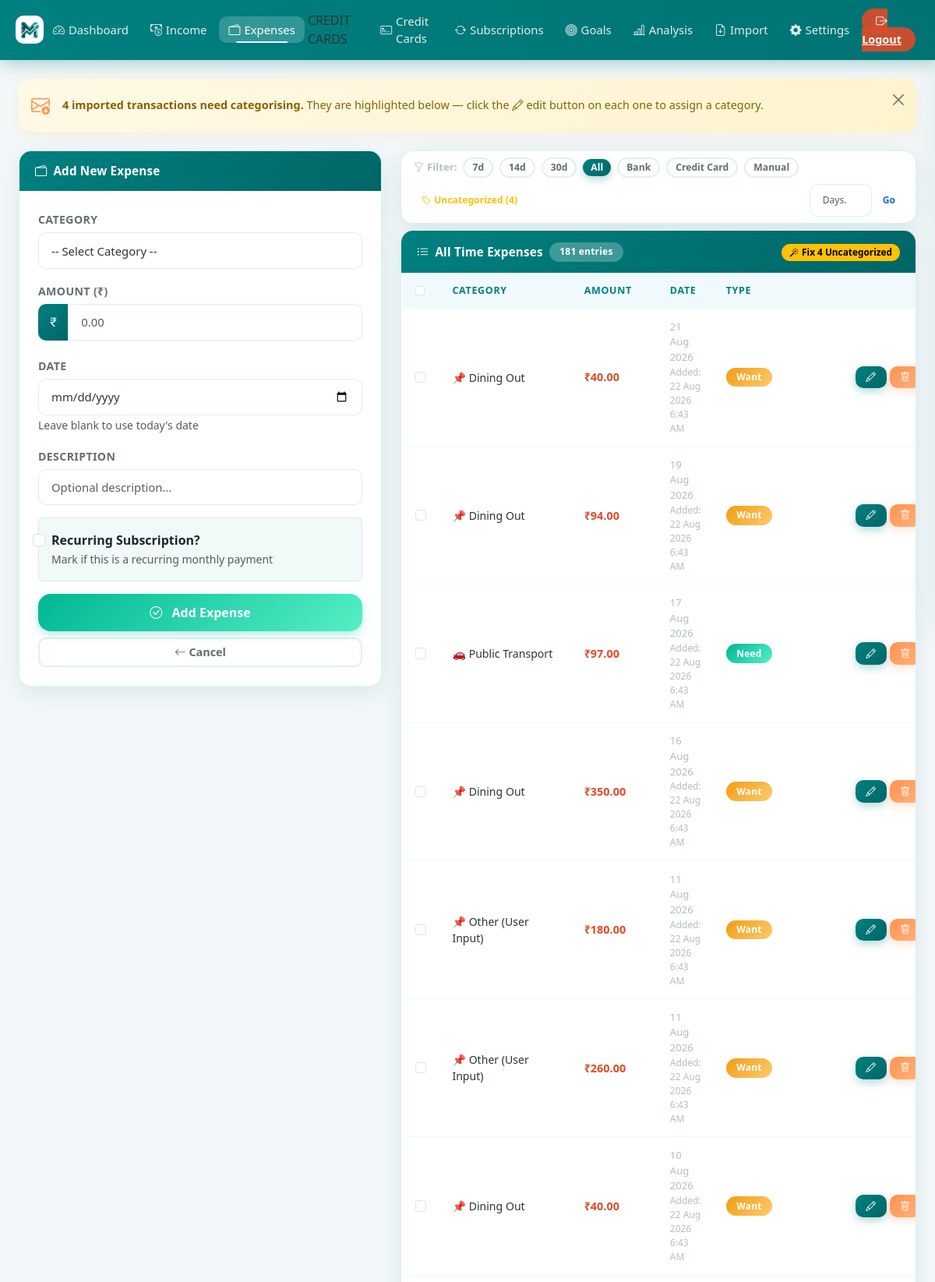
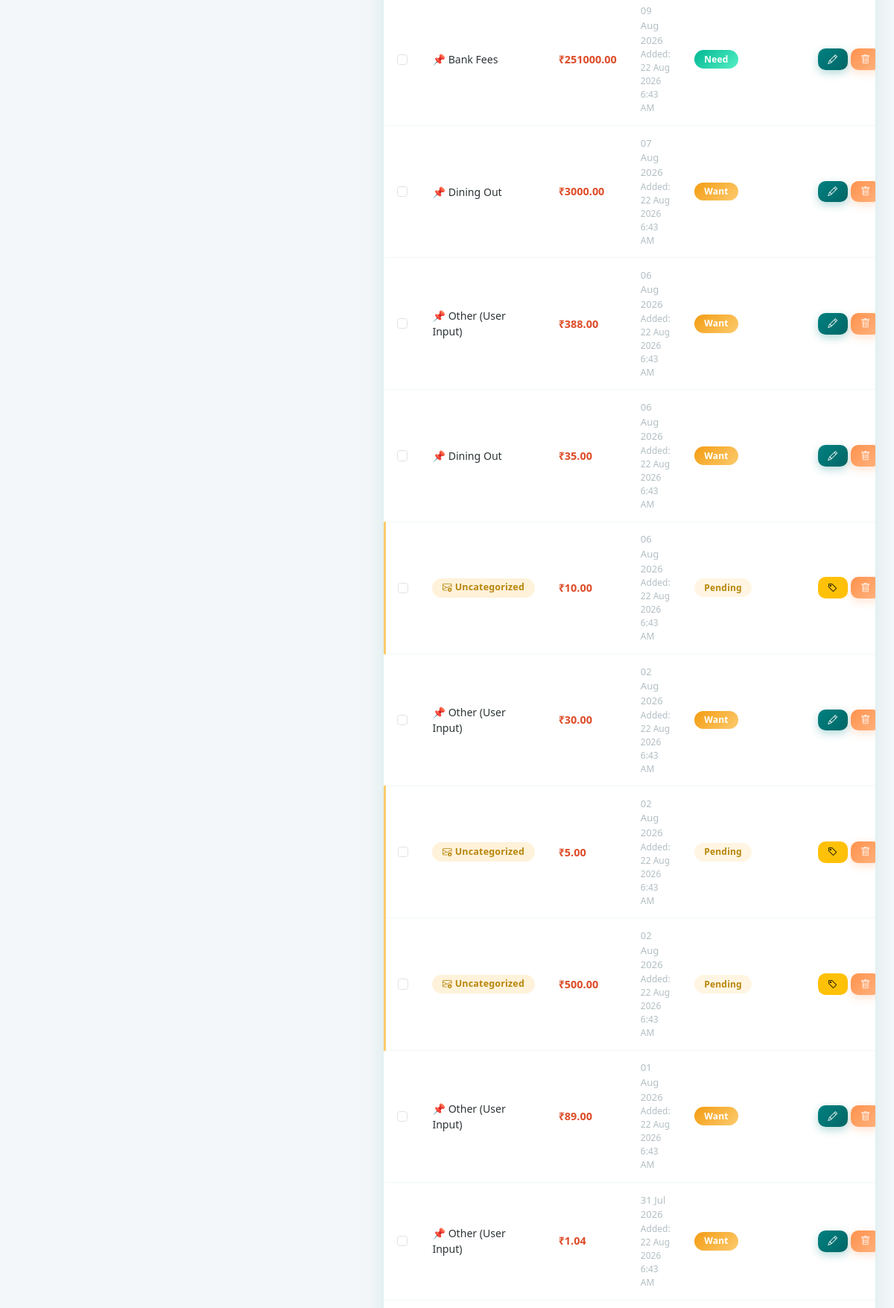
Page /add_expense (signed in, upper part) on the committed database (2 pictures, top to bottom).
### models.py (models this page shows)
class Expense(db.Model):
    id = db.Column(db.Integer, primary_key=True)
    user_id = db.Column(
        db.Integer, db.ForeignKey("user.id"), nullable=False, index=True
    )
    category = db.Column(db.String(100), nullable=False)
    amount = db.Column(db.Float, nullable=False)
    date = db.Column(db.DateTime, default=_now, index=True)
    created_at = db.Column(db.DateTime, default=_now)
    description = db.Column(db.String(200))
    is_essential = db.Column(db.Boolean, default=False)
    is_subscription = db.Column(db.Boolean, default=False, index=True)
    sub_start_date = db.Column(db.DateTime, nullable=True)
    sub_end_date = db.Column(db.DateTime, nullable=True)
    sub_expired_notified = db.Column(db.Boolean, default=False)
    source_type = db.Column(db.String(30), default="MANUAL", nullable=False)
    credit_card_id = db.Column(db.Integer, db.ForeignKey("credit_card.id"), nullable=True)
    billing_cycle_id = db.Column(db.String(80), nullable=True)
    statement_id = db.Column(db.Integer, db.ForeignKey("credit_card_statement.id"), nullable=True)
    transaction_id = db.Column(db.String(120), nullable=True, unique=True)
    merchant = db.Column(db.String(200), nullable=True)
    need_want_type = db.Column(db.String(10), nullable=True)
    is_settlement = db.Column(db.Boolean, default=False, nullable=False)
    __table_args__ = (
        db.Index("ix_expense_user_date", "user_id", "date"),
        db.Index("ix_expense_user_sub", "user_id", "is_subscription"),
        db.Index("ix_expense_user_source", "user_id", "source_type"),
    )

### app.py (the view, shortened to what this page needs)
@app.route("/add_expense", methods=["GET", "POST"])
@login_required
def add_expense():
    form = ExpenseForm()
    main_cat = request.form.get("main_category", "") if request.method == "POST" else ""
    _build_expense_form_choices(form, main_cat or None)
    try:
        exp_filter_days = int(request.args.get("days", 0))
        if exp_filter_days <= 0:
            exp_filter_days = None
    except (ValueError, TypeError):
        exp_filter_days = None
    only_uncategorized = request.args.get("uncategorized") == "1"
    source_filter = request.args.get("source", "all").lower()
    expense_query = Expense.query.filter_by(user_id=current_user.id)
    if exp_filter_days:
        since = datetime.now(timezone.utc).replace(tzinfo=None) - timedelta(
            days=exp_filter_days
        )
        expense_query = expense_query.filter(Expense.date >= since)
        exp_filter_label = (
            f"Last {exp_filter_days} day{'s' if exp_filter_days != 1 else ''}"
        )
    else:
        exp_filter_label = "All Time"
    if only_uncategorized:
        expense_query = expense_query.filter(Expense.category == "Uncategorized")
        exp_filter_label = "Uncategorized"
    expenses = expense_query.order_by(Expense.date.desc()).all()
    return render_template(
        "add_expense.html",
        form=form,
        edit=False,
        expenses=expenses,
        exp_filter_days=exp_filter_days,
        exp_filter_label=exp_filter_label,
        only_uncategorized=only_uncategorized,
        source_filter=source_filter,
        expense_categories=expense_categories,
    )

### forms.py
class ExpenseForm(FlaskForm):
    main_category = SelectField("Category", choices=[], validators=[DataRequired()])
    sub_category = SelectField("Sub Category", choices=[], validators=[DataRequired()])
    custom_category = StringField("Custom Category", validators=[Optional()])
    amount = FloatField("Amount (₹)", validators=[DataRequired()])
    date = DateField("Date", validators=[Optional()], format="%Y-%m-%d")
    description = StringField("Description", validators=[Optional()])
    is_subscription = BooleanField("Recurring Subscription?")
    sub_start_date = DateField(
        "Subscription Start Date", validators=[Optional()], format="%Y-%m-%d"
    )
    sub_end_date = DateField(
        "Subscription End Date", validators=[Optional()], format="%Y-%m-%d"
    )
    submit = SubmitField("Add Expense")

### app.py (called while the page is built)
@login_manager.user_loader
def load_user(user_id):
    return db.session.get(User, int(user_id))

def _build_expense_form_choices(form, main_cat=None):
    form.main_category.choices = [("", "-- Select Category --")] + [
        (cat, cat) for cat in expense_categories.keys()
    ]
    if main_cat and main_cat in expense_categories:
        subcats = expense_categories[main_cat]["subcategories"]
        form.sub_category.choices = [("", "-- Select Sub Category --")] + [
            (s, s) for s in subcats
        ]
    else:
        form.sub_category.choices = [("", "-- Select Sub Category First --")]

    def __call__(self, environ, start_response):
        if environ.get("PATH_INFO") not in self._PWA_PATHS:
            return self.wsgi_app(environ, start_response)
        def _start_response(status, headers, exc_info=None):
            out = []
            for name, value in headers:
                if name.lower() == "vary":
                    parts = [p.strip() for p in value.split(",")
                             if p.strip().lower() != "cookie"]
                    value = ", ".join(parts) or "Accept-Encoding"
                out.append((name, value))
            return start_response(status, out, exc_info)
        return self.wsgi_app(environ, _start_response)

### templates/add_expense.html (shortened to what this page needs)
{% extends "base.html" %}
{% block content %}
{% set uncategorized = expenses | selectattr('category', 'equalto', 'Uncategorized') | list %}
{% if uncategorized %}
<div class="alert alert-warning alert-dismissible fade show d-flex align-items-center gap-3 mb-4 rounded-4" role="alert"
  style="border:none;box-shadow:0 4px 16px rgba(253,203,110,0.18);">
  <i class="bi bi-envelope-arrow-down fs-4 flex-shrink-0" style="color:#FF924D;"></i>
  <div>
    <strong>{{ uncategorized|length }} imported transaction{{ 's' if uncategorized|length != 1 }} need{{ '' if
      uncategorized|length != 1 else 's' }} categorising.</strong>
    They are highlighted below — click the <i class="bi bi-pencil"></i> edit button on each one to assign a category.
  </div>
  <button type="button" class="btn-close ms-auto" data-bs-dismiss="alert"></button>
</div>
{% endif %}
<div class="row g-4">
  <div class="col-lg-5">
    <div class="card reveal">
      <div class="card-header">
        <i class="bi bi-{% if edit %}pencil{% else %}wallet2{% endif %}"></i>
        {% if edit %}Edit Expense{% else %}Add New Expense{% endif %}
      </div>
      <div class="card-body p-4">
        <form method="POST" id="expenseForm">
          <div class="mb-3">
            {{ form.main_category.label(class="form-label") }}
            {{ form.main_category(class="form-select", id="mainCategory") }}
          </div>
          <div class="mb-3">
            {{ form.amount.label(class="form-label") }}
            <div class="input-group">
              <span class="input-group-text"><i class="bi bi-currency-rupee"></i></span>
              {{ form.amount(class="form-control", type="number", step="0.01", placeholder="0.00", id="expense_amount")
              }}
            </div>
          </div>
          <div class="mb-3">
            {{ form.date.label(class="form-label") }}
            {{ form.date(class="form-control") }}
            <small class="text-muted">Leave blank to use today's date</small>
          </div>
          <div class="mb-3">
            {{ form.description.label(class="form-label") }}
            {{ form.description(class="form-control", rows="2", placeholder="Optional description...") }}
          </div>
          <div class="mb-3">
            <div class="form-check p-3 rounded"
              style="background:rgba(0, 128, 128,0.05);border:1.5px solid var(--border-color);">
              {{ form.is_subscription(class="form-check-input", id="isSubscription") }}
              {{ form.is_subscription.label(class="form-check-label fw-semibold") }}
              <div><small class="text-muted">Mark if this is a recurring monthly payment</small></div>
            </div>
          </div>
          <div class="d-grid gap-2">
            <button type="submit" class="btn btn-success btn-lg">
              <i class="bi bi-check-circle me-2"></i>
              {% if edit %}Update Expense{% else %}Add Expense{% endif %}
            </button>
            <a href="{{ url_for('add_expense') }}" class="btn btn-outline-secondary">
              <i class="bi bi-arrow-left me-1"></i>Cancel
            </a>
          </div>
        </form>
      </div>
    </div>
  </div>
  <div class="col-lg-7">
    <div class="card mb-2">
      <div class="card-body py-2 px-3">
        <div class="d-flex align-items-center gap-2 flex-wrap">
          <span class="fw-semibold" style="font-size:0.82rem;color:var(--text-muted);white-space:nowrap;">
            <i class="bi bi-funnel me-1"></i>Filter:
          </span>
          {% set _fd = exp_filter_days | default(none) %}
          {% for preset in [7, 14, 30] %}
          <a href="{{ url_for('add_expense', days=preset) }}"
            class="btn btn-sm rounded-pill {% if _fd == preset %}btn-primary{% else %}btn-outline-secondary{% endif %}"
            style="font-size:0.76rem;padding:2px 10px;">
            {{ preset }}d
          </a>
          {% endfor %}
          <a href="{{ url_for('add_expense') }}"
            class="btn btn-sm rounded-pill {% if not _fd and not only_uncategorized %}btn-primary{% else %}btn-outline-secondary{% endif %}"
            style="font-size:0.76rem;padding:2px 10px;">
             All
           </a>
           {% for source_value, source_label in [('bank', 'Bank'), ('credit_card', 'Credit Card'), ('manual', 'Manual')] %}
           <a href="{{ url_for('add_expense', source=source_value) }}"
             class="btn btn-sm rounded-pill {% if source_filter == source_value %}btn-primary{% else %}btn-outline-secondary{% endif %}"
             style="font-size:0.76rem;padding:2px 10px;">{{ source_label }}</a>
           {% endfor %}
          {% set _unc_total = expenses | selectattr('category', 'equalto', 'Uncategorized') | list | length if not only_uncategorized else expenses | length %}
          <a href="{{ url_for('add_expense', uncategorized=1) }}"
            class="btn btn-sm rounded-pill {% if only_uncategorized %}btn-warning{% else %}btn-outline-warning{% endif %}"
            style="font-size:0.76rem;padding:2px 10px;">
            <i class="bi bi-tag me-1"></i>Uncategorized{% if not only_uncategorized and _unc_total > 0 %} ({{ _unc_total }}){% endif %}
          </a>
          <form method="get" action="{{ url_for('add_expense') }}" class="d-flex align-items-center gap-1 ms-auto">
            <input type="number" name="days" min="1" max="365" value="{{ exp_filter_days or '' }}" placeholder="Days…"
              class="form-control form-control-sm" style="width:80px;font-size:0.76rem;">
            <button type="submit" class="btn btn-sm btn-outline-primary rounded-pill"
              style="font-size:0.76rem;padding:2px 10px;">Go</button>
          </form>
        </div>
      </div>
    </div>
    <div class="card">
      <div class="card-header d-flex align-items-center gap-2 flex-wrap">
        <i class="bi bi-list-ul"></i> {{ exp_filter_label | default('All Time') }} Expenses
        <span class="badge" style="background:rgba(255,255,255,0.25);">{{ expenses|length }} entries</span>
        {% set uncategorized_count = expenses | selectattr('category', 'equalto', 'Uncategorized') | list | length %}
        {% if uncategorized_count > 0 %}
        <form method="post" action="{{ url_for('retro_categorize') }}" class="ms-auto mb-0">
          <button type="submit" class="btn btn-sm btn-warning rounded-pill" style="font-size:0.74rem;padding:2px 10px;"
            title="Auto-categorize {{ uncategorized_count }} Uncategorized expense(s)">
            <i class="bi bi-magic me-1"></i>Fix {{ uncategorized_count }} Uncategorized
          </button>
        </form>
        {% else %}
        <span class="ms-auto"></span>
        {% endif %}
      </div>
      <div class="card-body p-0">
        {% if expenses %}
        <div class="table-responsive">
          <table class="table table-hover mb-0" id="expenseTable">
            <thead>
              <tr>
                <th style="width:36px;">
                  <input type="checkbox" id="expSelectAll" class="form-check-input" title="Select all">
                </th>
                <th>Category</th>
                <th>Amount</th>
                <th>Date</th>
                <th>Type</th>
                <th></th>
              </tr>
            </thead>
            <tbody>
              {% for exp in expenses %}
              <tr {% if exp.category=='Uncategorized'
                %}style="background:rgba(253,203,110,0.08);border-left:3px solid #fdcb6e;" {% endif %}>
                <td>
                  <input type="checkbox" class="form-check-input exp-row-check" value="{{ exp.id }}">
                </td>
                <td style="font-size:0.88rem;">
                  {% if exp.category == 'Uncategorized' %}
                  <span class="badge badge-uncategorized" style="background:rgba(253,203,110,0.25);font-size:0.78rem;">
                    <i class="bi bi-envelope-arrow-down me-1"></i>Uncategorized
                  </span>
                  {% else %}
                  {% if 'rent' in exp.category.lower() or 'mortgage' in exp.category.lower() %}🏠
                  {% elif 'food' in exp.category.lower() or 'groceries' in exp.category.lower() %}🍔
                  {% elif 'transport' in exp.category.lower() %}🚗
                  {% elif 'health' in exp.category.lower() %}🏥
                  {% elif 'entertainment' in exp.category.lower() %}🎮
                  {% else %}📌{% endif %}
                  {{ exp.category }}
                  {% endif %}
                </td>
                <td><strong class="text-danger">₹{{ "%.2f"|format(exp.amount) }}</strong></td>
                <td>
                  <div style="font-size:0.82rem;color:var(--text-muted);">{{ exp.date.strftime('%d %b %Y') }}</div>
                  {% if exp.created_at %}
                  <div style="font-size:0.75rem;color:var(--text-muted);">
                    Added: <span class="local-time"
                      data-utc="{{ exp.created_at.strftime('%Y-%m-%dT%H:%M:%SZ') }}"></span>
                  </div>
                  {% endif %}
                </td>
                <td>
                  {% if exp.category == 'Uncategorized' %}
                  <span class="badge badge-uncategorized" style="background:rgba(253,203,110,0.2);">Pending</span>
                  {% elif exp.is_settlement %}
                  <span class="badge bg-secondary">Card settlement</span>
                  {% elif exp.source_type == 'CREDIT_CARD' %}
                  <span class="badge bg-info text-dark">Credit Card{% if exp.credit_card %} · {{ exp.credit_card.name }}{% endif %}</span>
                  {% elif exp.source_type == 'BANK' %}
                  <span class="badge bg-light text-dark border">Bank</span>
                  {% else %}
                  <span class="badge {% if exp.is_essential %}bg-success{% else %}bg-warning{% endif %}">
                    {% if exp.is_essential %}Need{% else %}Want{% endif %}
                  </span>
                  {% endif %}
                </td>
                <td>
                  <div class="d-flex gap-1">
                    <a href="{{ url_for('edit_expense', id=exp.id) }}"
                      class="btn btn-sm {% if exp.category == 'Uncategorized' %}btn-warning{% else %}btn-primary{% endif %}"
                      {% if exp.category=='Uncategorized' %}title="Categorise this expense" {% endif %}>
                      <i class="bi bi-{% if exp.category == 'Uncategorized' %}tag{% else %}pencil{% endif %}"></i>
                    </a>
                    <a href="{{ url_for('delete_expense', id=exp.id) }}" class="btn btn-danger btn-sm"
                      onclick="return confirm('Delete this expense?')">
                      <i class="bi bi-trash"></i>
                    </a>
                  </div>
                </td>
              </tr>
              {% endfor %}
            </tbody>
          </table>
        </div>
        {% else %}
        <div class="text-center py-5 text-muted">
          <i class="bi bi-wallet2" style="font-size:2.5rem;opacity:0.3;"></i>
          <p class="mt-2 mb-0">No expenses yet. Add your first one!</p>
        </div>
        {% endif %}
      </div>
    </div>
  </div>
</div>
{% endblock %}

### rows in the picture
Expense: category "Dining Out", amount "40.00", date "21 Aug 2026", is_settlement "Want"
Expense: category "Dining Out", amount "94.00", date "19 Aug 2026", is_settlement "Want"
Expense: category "Public Transport", amount "97.00", date "17 Aug 2026", is_settlement "Need"
Expense: category "Dining Out", amount "350.00", date "16 Aug 2026", is_settlement "Want"
Expense: category "Other (User Input)", amount "180.00", date "11 Aug 2026", is_settlement "Want"
Expense: category "Other (User Input)", amount "260.00", date "11 Aug 2026", is_settlement "Want"
Expense: category "Dining Out", amount "40.00", date "10 Aug 2026", is_settlement "Want"
Expense: category "Bank Fees", amount "251000.00", date "09 Aug 2026", is_settlement "Need"
Expense: category "Dining Out", amount "3000.00", date "07 Aug 2026", is_settlement "Want"
Expense: category "Other (User Input)", amount "388.00", date "06 Aug 2026", is_settlement "Want"
Expense: category "Dining Out", amount "35.00", date "06 Aug 2026", is_settlement "Want"
Expense: category "Uncategorized" (drawn), amount "10.00", date "06 Aug 2026"
Expense: category "Other (User Input)", amount "30.00", date "02 Aug 2026", is_settlement "Want"
Expense: category "Uncategorized" (drawn), amount "5.00", date "02 Aug 2026"
Expense: category "Uncategorized" (drawn), amount "500.00", date "02 Aug 2026"
Expense: category "Other (User Input)", amount "89.00", date "01 Aug 2026", is_settlement "Want"
Expense: category "Other (User Input)", amount "1.04", date "31 Jul 2026", is_settlement "Want"

### other values in the picture
{{ uncategorized|length }} "4"
{{ 's' if uncategorized|length != 1 }} "s"
{{ preset }} "7" "14" "30"
{{ source_label }} "Bank" "Credit Card" "Manual"
{{ _unc_total }} "4"
{{ exp_filter_label | default('All Time') }} "All Time"
{{ expenses|length }} "181"
{{ uncategorized_count }} "4"
